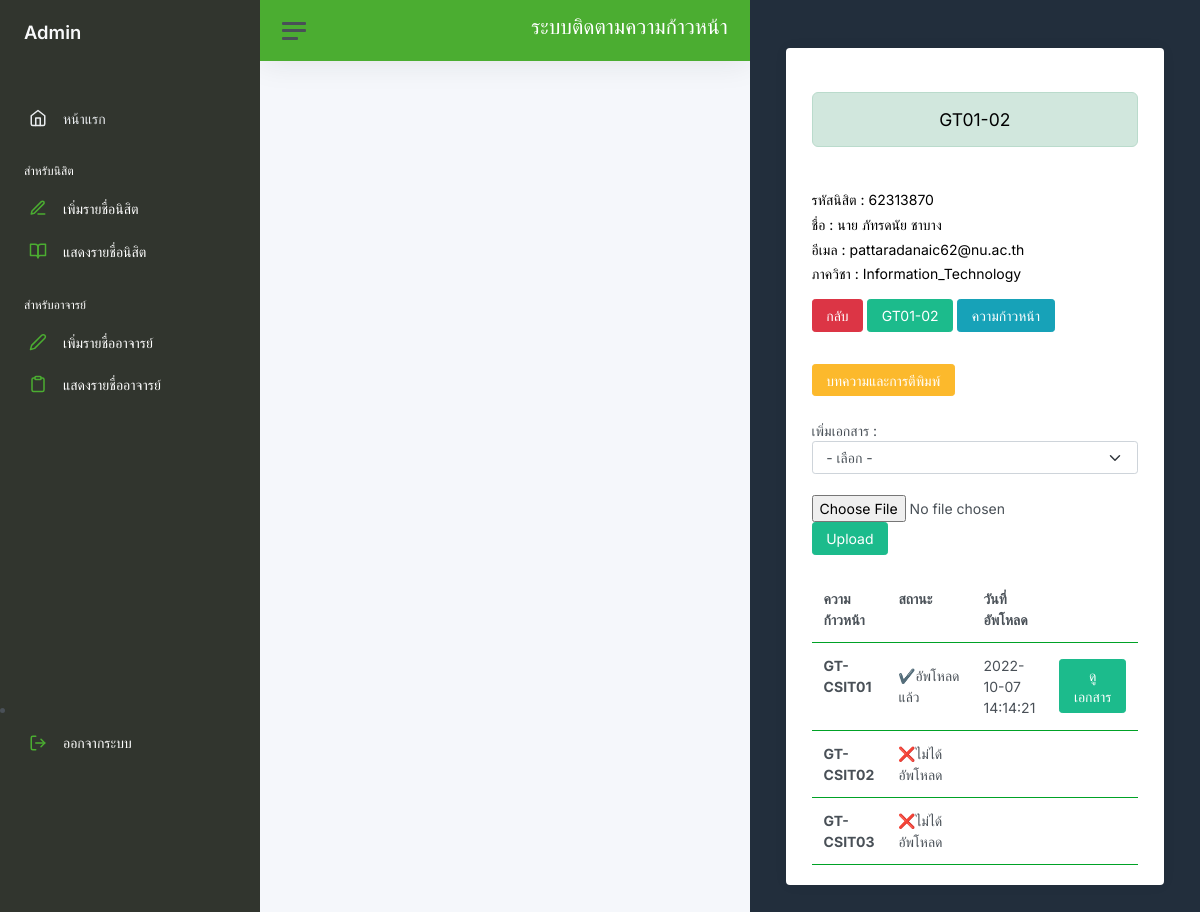
The page /gt01-02.php?student_id=62313870 (signed in) on the database as committed earlier.
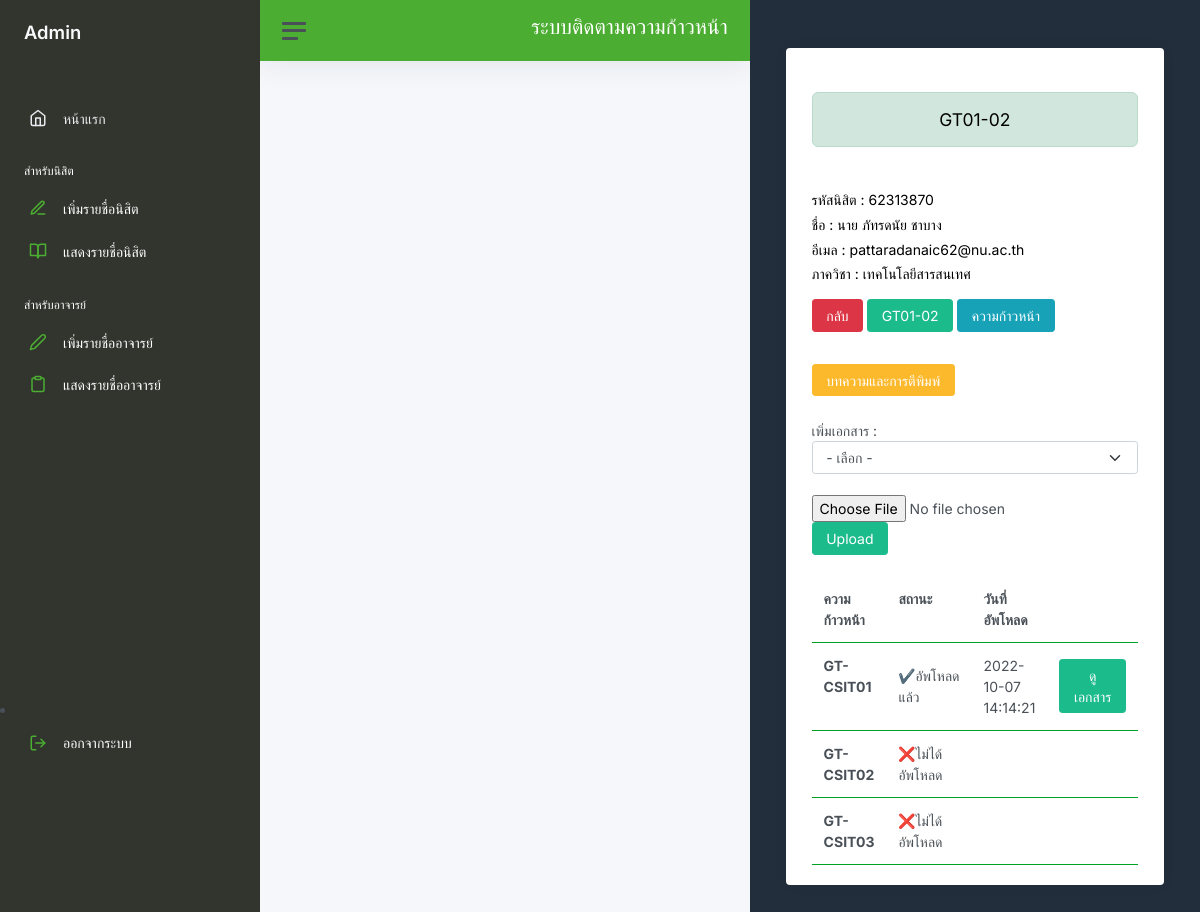
The same page on the database as committed later.
### tables this page shows
CREATE TABLE `student` (
  `student_id` int(10) NOT NULL,
  `student_pic` varchar(255) NOT NULL,
  `student_user` varchar(255) NOT NULL,
  `student_password` varchar(255) NOT NULL,
  `prefix` varchar(255) NOT NULL,
  `first_name` varchar(255) NOT NULL,
  `last_name` varchar(255) NOT NULL,
  `email` varchar(255) NOT NULL,
  `section` varchar(255) NOT NULL,
  `student_teacher_id` int(11) NOT NULL
);

### gt01-02.php (the view, shortened to what the changed rows need)
<?php include 'config/db.php';
$ids = $_GET['student_id'];
$sql = "SELECT * FROM student WHERE student_id = '$ids'";
$result = mysqli_query($conn, $sql);
$row = mysqli_fetch_array($result);
?>
<!DOCTYPE html>
<html lang="en">
<head>
    <link href="node_modules/bootstrap/dist/css/bootstrap.min.css" rel="stylesheet">
    <link rel="stylesheet" href="sass/custom.css">
    <link href="css/app.css" rel="stylesheet">
</head>
<body>
    <div class="wrapper">
        <div class="main">
            <main class="content">
                <div class="card-body">
                    <div class="row">
                        <div class="card">
                            <div class="card-body">
                                <div class="row">
                                    <div class="container">
                                        <div class=" h4 text-center alert alert-success mb-4 mt-4 " role="alert"> GT01-02 </div>
                                        <br>
                                        <div class="h5">รหัสนิสิต : <?= $row["student_id"] ?></div>
                                        <div class="h5">ชื่อ : <?= $row["prefix"] ?>
                                            <?= $row["first_name"] ?>
                                            <?= $row["last_name"] ?></div>
                                        <div class="h5">อีเมล : <?= $row["email"] ?></div>
                                        <div class="h5">ภาควิชา : <?= $row["section"] ?></div>
                                        <a href="show_student.php" class="btn btn-danger mb-4 mt-2">กลับ</a>
                                        <a href="gt01-02.php?student_id=<?= $row["student_id"] ?>" class="btn btn-success mb-4 mt-2"> GT01-02 </a>
                                        <a href="progress_pg.php?student_id=<?= $row["student_id"] ?>" class="btn btn-info mb-4 mt-2"> ความก้าวหน้า </a>
                                        <a href="progress_chapter.php?student_id=<?= $row["student_id"] ?>" class="btn btn-warning  mb-4 mt-2"> บทความและการตีพิมพ์ </a>
                                        <br>
                                        <form action="upload_gt.php" method="post" enctype="multipart/form-data">
                                            เพิ่มเอกสาร :
                                            <select class="form-select" name="gt_type" aria-label="Default select example" required>
                                            </select> <br>
                                            <input name="file" type="file" accept="application/pdf" />
                                            <input type="submit" value="Upload" name="submit" class="btn btn-success">
                                        </form>
                                        <br>
                                        <table class="table table-hover my-0">
                                            <tr>
                                                <th>ความก้าวหน้า</th>
                                                <th>สถานะ</th>
                                                <th>วันที่อัพโหลด</th>
                                                <th></th>
                                            </tr>
                                            <tr>
                                                <th>GT-CSIT01</th>
                                            </tr>
                                            <tr>
                                                <th>GT-CSIT02</th>
                                            </tr>
                                            <tr>
                                                <th>GT-CSIT03</th>
                                            </tr>
                                        </table>
</body>
</html>

Rows that differ between the two databases and show on the page:
changed student "นาย": section "Information_Technology" → "เทคโนโลยีสารสนเทศ"
